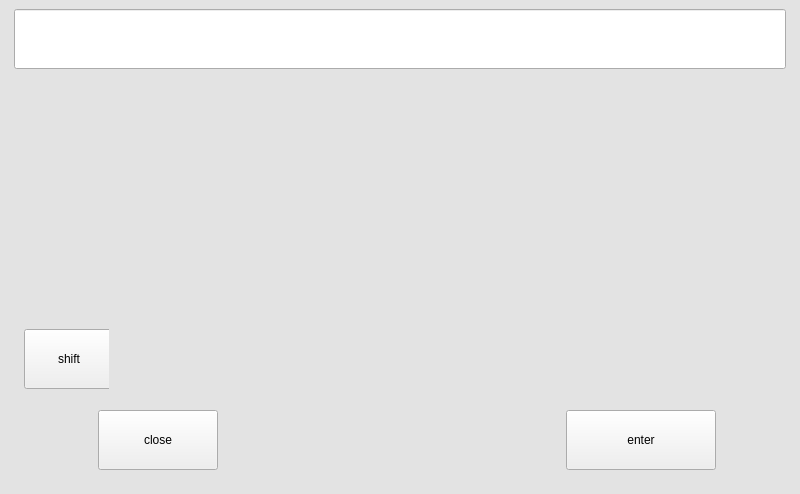
<?xml version="1.0" encoding="UTF-8"?>
<ui version="4.0">
 <class>Vkeybord</class>
 <widget class="QWidget" name="Vkeybord">
  <property name="geometry">
   <rect>
    <x>0</x>
    <y>0</y>
    <width>800</width>
    <height>494</height>
   </rect>
  </property>
  <property name="windowTitle">
   <string>Form</string>
  </property>
  <layout class="QGridLayout" name="gridLayout">
   <property name="leftMargin">
    <number>0</number>
   </property>
   <property name="topMargin">
    <number>0</number>
   </property>
   <property name="rightMargin">
    <number>0</number>
   </property>
   <property name="bottomMargin">
    <number>0</number>
   </property>
   <property name="spacing">
    <number>0</number>
   </property>
   <item row="0" column="0">
    <widget class="QWidget" name="wBg" native="true">
     <property name="styleSheet">
      <string notr="true">QWidget#wBg{background-color: rgb(227, 227, 227);}
</string>
     </property>
     <layout class="QGridLayout" name="gridLayout_2">
      <item row="0" column="0">
       <widget class="QWidget" name="widget" native="true">
        <property name="sizePolicy">
         <sizepolicy hsizetype="Preferred" vsizetype="Fixed">
          <horstretch>0</horstretch>
          <verstretch>0</verstretch>
         </sizepolicy>
        </property>
        <property name="minimumSize">
         <size>
          <width>0</width>
          <height>60</height>
         </size>
        </property>
        <property name="font">
         <font>
          <pointsize>16</pointsize>
         </font>
        </property>
        <layout class="QGridLayout" name="gridLayout_9">
         <property name="leftMargin">
          <number>5</number>
         </property>
         <property name="topMargin">
          <number>0</number>
         </property>
         <property name="rightMargin">
          <number>5</number>
         </property>
         <property name="bottomMargin">
          <number>0</number>
         </property>
         <property name="spacing">
          <number>0</number>
         </property>
         <item row="0" column="0">
          <widget class="QLineEdit" name="lineEdit">
           <property name="sizePolicy">
            <sizepolicy hsizetype="Minimum" vsizetype="Minimum">
             <horstretch>0</horstretch>
             <verstretch>0</verstretch>
            </sizepolicy>
           </property>
           <property name="font">
            <font>
             <pointsize>14</pointsize>
            </font>
           </property>
          </widget>
         </item>
        </layout>
       </widget>
      </item>
      <item row="1" column="0">
       <widget class="QWidget" name="widget_2" native="true">
        <layout class="QGridLayout" name="gridLayout_8">
         <property name="leftMargin">
          <number>0</number>
         </property>
         <property name="topMargin">
          <number>0</number>
         </property>
         <property name="rightMargin">
          <number>0</number>
         </property>
         <property name="bottomMargin">
          <number>0</number>
         </property>
         <property name="spacing">
          <number>0</number>
         </property>
         <item row="0" column="0">
          <widget class="QWidget" name="wNumber" native="true">
           <property name="minimumSize">
            <size>
             <width>0</width>
             <height>80</height>
            </size>
           </property>
           <property name="maximumSize">
            <size>
             <width>16777215</width>
             <height>80</height>
            </size>
           </property>
           <layout class="QGridLayout" name="gridLayout_3">
            <property name="leftMargin">
             <number>5</number>
            </property>
            <property name="topMargin">
             <number>5</number>
            </property>
            <property name="rightMargin">
             <number>5</number>
            </property>
            <property name="bottomMargin">
             <number>5</number>
            </property>
            <property name="spacing">
             <number>5</number>
            </property>
            <item row="0" column="0">
             <widget class="ItemKey" name="btn1" native="true"/>
            </item>
            <item row="0" column="1">
             <widget class="ItemKey" name="btn2" native="true"/>
            </item>
            <item row="0" column="2">
             <widget class="ItemKey" name="btn3" native="true"/>
            </item>
            <item row="0" column="3">
             <widget class="ItemKey" name="btn4" native="true"/>
            </item>
            <item row="0" column="4">
             <widget class="ItemKey" name="btn5" native="true"/>
            </item>
            <item row="0" column="5">
             <widget class="ItemKey" name="btn6" native="true"/>
            </item>
            <item row="0" column="6">
             <widget class="ItemKey" name="btn7" native="true"/>
            </item>
            <item row="0" column="7">
             <widget class="ItemKey" name="btn8" native="true"/>
            </item>
            <item row="0" column="8">
             <widget class="ItemKey" name="btn9" native="true"/>
            </item>
            <item row="0" column="9">
             <widget class="ItemKey" name="btn0" native="true"/>
            </item>
           </layout>
          </widget>
         </item>
         <item row="1" column="0">
          <widget class="QWidget" name="wNumber_2" native="true">
           <property name="minimumSize">
            <size>
             <width>0</width>
             <height>80</height>
            </size>
           </property>
           <property name="maximumSize">
            <size>
             <width>16777215</width>
             <height>80</height>
            </size>
           </property>
           <layout class="QGridLayout" name="gridLayout_4">
            <property name="leftMargin">
             <number>10</number>
            </property>
            <property name="topMargin">
             <number>5</number>
            </property>
            <property name="rightMargin">
             <number>10</number>
            </property>
            <property name="bottomMargin">
             <number>5</number>
            </property>
            <property name="spacing">
             <number>5</number>
            </property>
            <item row="0" column="3">
             <widget class="ItemKey" name="e" native="true">
              <property name="minimumSize">
               <size>
                <width>70</width>
                <height>0</height>
               </size>
              </property>
              <property name="maximumSize">
               <size>
                <width>70</width>
                <height>16777215</height>
               </size>
              </property>
             </widget>
            </item>
            <item row="0" column="1">
             <widget class="ItemKey" name="q" native="true">
              <property name="minimumSize">
               <size>
                <width>70</width>
                <height>0</height>
               </size>
              </property>
              <property name="maximumSize">
               <size>
                <width>70</width>
                <height>16777215</height>
               </size>
              </property>
             </widget>
            </item>
            <item row="0" column="4">
             <widget class="ItemKey" name="r" native="true">
              <property name="minimumSize">
               <size>
                <width>70</width>
                <height>0</height>
               </size>
              </property>
              <property name="maximumSize">
               <size>
                <width>70</width>
                <height>16777215</height>
               </size>
              </property>
             </widget>
            </item>
            <item row="0" column="2">
             <widget class="ItemKey" name="w" native="true">
              <property name="minimumSize">
               <size>
                <width>70</width>
                <height>0</height>
               </size>
              </property>
              <property name="maximumSize">
               <size>
                <width>70</width>
                <height>16777215</height>
               </size>
              </property>
             </widget>
            </item>
            <item row="0" column="5">
             <widget class="ItemKey" name="t" native="true">
              <property name="minimumSize">
               <size>
                <width>70</width>
                <height>0</height>
               </size>
              </property>
              <property name="maximumSize">
               <size>
                <width>70</width>
                <height>16777215</height>
               </size>
              </property>
             </widget>
            </item>
            <item row="0" column="6">
             <widget class="ItemKey" name="y" native="true">
              <property name="minimumSize">
               <size>
                <width>70</width>
                <height>0</height>
               </size>
              </property>
              <property name="maximumSize">
               <size>
                <width>70</width>
                <height>16777215</height>
               </size>
              </property>
             </widget>
            </item>
            <item row="0" column="8">
             <widget class="ItemKey" name="i" native="true">
              <property name="minimumSize">
               <size>
                <width>70</width>
                <height>0</height>
               </size>
              </property>
              <property name="maximumSize">
               <size>
                <width>70</width>
                <height>16777215</height>
               </size>
              </property>
             </widget>
            </item>
            <item row="0" column="9">
             <widget class="ItemKey" name="o" native="true">
              <property name="minimumSize">
               <size>
                <width>70</width>
                <height>0</height>
               </size>
              </property>
              <property name="maximumSize">
               <size>
                <width>70</width>
                <height>16777215</height>
               </size>
              </property>
             </widget>
            </item>
            <item row="0" column="10">
             <widget class="ItemKey" name="p" native="true">
              <property name="minimumSize">
               <size>
                <width>70</width>
                <height>0</height>
               </size>
              </property>
              <property name="maximumSize">
               <size>
                <width>70</width>
                <height>16777215</height>
               </size>
              </property>
             </widget>
            </item>
            <item row="0" column="7">
             <widget class="ItemKey" name="u" native="true">
              <property name="minimumSize">
               <size>
                <width>70</width>
                <height>0</height>
               </size>
              </property>
              <property name="maximumSize">
               <size>
                <width>70</width>
                <height>16777215</height>
               </size>
              </property>
             </widget>
            </item>
            <item row="0" column="0">
             <spacer name="horizontalSpacer">
              <property name="orientation">
               <enum>Qt::Horizontal</enum>
              </property>
              <property name="sizeType">
               <enum>QSizePolicy::Preferred</enum>
              </property>
              <property name="sizeHint" stdset="0">
               <size>
                <width>100</width>
                <height>20</height>
               </size>
              </property>
             </spacer>
            </item>
            <item row="0" column="11">
             <spacer name="horizontalSpacer_2">
              <property name="orientation">
               <enum>Qt::Horizontal</enum>
              </property>
              <property name="sizeType">
               <enum>QSizePolicy::Preferred</enum>
              </property>
              <property name="sizeHint" stdset="0">
               <size>
                <width>100</width>
                <height>20</height>
               </size>
              </property>
             </spacer>
            </item>
           </layout>
          </widget>
         </item>
         <item row="2" column="0">
          <widget class="QWidget" name="wNumber_3" native="true">
           <property name="minimumSize">
            <size>
             <width>0</width>
             <height>80</height>
            </size>
           </property>
           <property name="maximumSize">
            <size>
             <width>16777215</width>
             <height>80</height>
            </size>
           </property>
           <layout class="QGridLayout" name="gridLayout_5">
            <property name="leftMargin">
             <number>10</number>
            </property>
            <property name="topMargin">
             <number>5</number>
            </property>
            <property name="rightMargin">
             <number>10</number>
            </property>
            <property name="bottomMargin">
             <number>5</number>
            </property>
            <property name="spacing">
             <number>5</number>
            </property>
            <item row="0" column="2">
             <widget class="ItemKey" name="s" native="true">
              <property name="minimumSize">
               <size>
                <width>70</width>
                <height>0</height>
               </size>
              </property>
              <property name="maximumSize">
               <size>
                <width>70</width>
                <height>16777215</height>
               </size>
              </property>
             </widget>
            </item>
            <item row="0" column="0">
             <spacer name="horizontalSpacer_3">
              <property name="orientation">
               <enum>Qt::Horizontal</enum>
              </property>
              <property name="sizeType">
               <enum>QSizePolicy::Preferred</enum>
              </property>
              <property name="sizeHint" stdset="0">
               <size>
                <width>100</width>
                <height>20</height>
               </size>
              </property>
             </spacer>
            </item>
            <item row="0" column="4">
             <widget class="ItemKey" name="f" native="true">
              <property name="minimumSize">
               <size>
                <width>70</width>
                <height>0</height>
               </size>
              </property>
              <property name="maximumSize">
               <size>
                <width>70</width>
                <height>16777215</height>
               </size>
              </property>
             </widget>
            </item>
            <item row="0" column="5">
             <widget class="ItemKey" name="g" native="true">
              <property name="minimumSize">
               <size>
                <width>70</width>
                <height>0</height>
               </size>
              </property>
              <property name="maximumSize">
               <size>
                <width>71</width>
                <height>16777215</height>
               </size>
              </property>
             </widget>
            </item>
            <item row="0" column="6">
             <widget class="ItemKey" name="h" native="true">
              <property name="minimumSize">
               <size>
                <width>70</width>
                <height>0</height>
               </size>
              </property>
              <property name="maximumSize">
               <size>
                <width>70</width>
                <height>16777215</height>
               </size>
              </property>
             </widget>
            </item>
            <item row="0" column="7">
             <widget class="ItemKey" name="j" native="true">
              <property name="minimumSize">
               <size>
                <width>70</width>
                <height>0</height>
               </size>
              </property>
              <property name="maximumSize">
               <size>
                <width>70</width>
                <height>16777215</height>
               </size>
              </property>
             </widget>
            </item>
            <item row="0" column="8">
             <widget class="ItemKey" name="k" native="true">
              <property name="minimumSize">
               <size>
                <width>70</width>
                <height>0</height>
               </size>
              </property>
              <property name="maximumSize">
               <size>
                <width>70</width>
                <height>16777215</height>
               </size>
              </property>
             </widget>
            </item>
            <item row="0" column="3">
             <widget class="ItemKey" name="d" native="true">
              <property name="minimumSize">
               <size>
                <width>70</width>
                <height>0</height>
               </size>
              </property>
              <property name="maximumSize">
               <size>
                <width>70</width>
                <height>16777215</height>
               </size>
              </property>
             </widget>
            </item>
            <item row="0" column="9">
             <widget class="ItemKey" name="l" native="true">
              <property name="minimumSize">
               <size>
                <width>70</width>
                <height>0</height>
               </size>
              </property>
              <property name="maximumSize">
               <size>
                <width>70</width>
                <height>16777215</height>
               </size>
              </property>
             </widget>
            </item>
            <item row="0" column="10">
             <spacer name="horizontalSpacer_4">
              <property name="orientation">
               <enum>Qt::Horizontal</enum>
              </property>
              <property name="sizeType">
               <enum>QSizePolicy::Preferred</enum>
              </property>
              <property name="sizeHint" stdset="0">
               <size>
                <width>100</width>
                <height>20</height>
               </size>
              </property>
             </spacer>
            </item>
            <item row="0" column="1">
             <widget class="ItemKey" name="a" native="true">
              <property name="minimumSize">
               <size>
                <width>70</width>
                <height>0</height>
               </size>
              </property>
              <property name="maximumSize">
               <size>
                <width>70</width>
                <height>16777215</height>
               </size>
              </property>
             </widget>
            </item>
           </layout>
          </widget>
         </item>
         <item row="3" column="0">
          <widget class="QWidget" name="wNumber_4" native="true">
           <property name="minimumSize">
            <size>
             <width>0</width>
             <height>80</height>
            </size>
           </property>
           <property name="maximumSize">
            <size>
             <width>16777215</width>
             <height>80</height>
            </size>
           </property>
           <layout class="QGridLayout" name="gridLayout_6">
            <property name="leftMargin">
             <number>10</number>
            </property>
            <property name="topMargin">
             <number>5</number>
            </property>
            <property name="rightMargin">
             <number>10</number>
            </property>
            <property name="bottomMargin">
             <number>5</number>
            </property>
            <property name="spacing">
             <number>5</number>
            </property>
            <item row="0" column="0">
             <widget class="QWidget" name="widget_3" native="true">
              <property name="minimumSize">
               <size>
                <width>90</width>
                <height>0</height>
               </size>
              </property>
              <layout class="QGridLayout" name="gridLayout_10">
               <property name="leftMargin">
                <number>5</number>
               </property>
               <property name="topMargin">
                <number>5</number>
               </property>
               <property name="rightMargin">
                <number>5</number>
               </property>
               <property name="bottomMargin">
                <number>5</number>
               </property>
               <item row="0" column="0">
                <widget class="QPushButton" name="btnShift">
                 <property name="sizePolicy">
                  <sizepolicy hsizetype="Minimum" vsizetype="Minimum">
                   <horstretch>0</horstretch>
                   <verstretch>0</verstretch>
                  </sizepolicy>
                 </property>
                 <property name="minimumSize">
                  <size>
                   <width>90</width>
                   <height>0</height>
                  </size>
                 </property>
                 <property name="maximumSize">
                  <size>
                   <width>90</width>
                   <height>16777215</height>
                  </size>
                 </property>
                 <property name="text">
                  <string>shift</string>
                 </property>
                 <property name="checkable">
                  <bool>true</bool>
                 </property>
                </widget>
               </item>
              </layout>
             </widget>
            </item>
            <item row="0" column="4">
             <widget class="ItemKey" name="x" native="true">
              <property name="minimumSize">
               <size>
                <width>70</width>
                <height>0</height>
               </size>
              </property>
              <property name="maximumSize">
               <size>
                <width>70</width>
                <height>16777215</height>
               </size>
              </property>
             </widget>
            </item>
            <item row="0" column="6">
             <widget class="ItemKey" name="v" native="true">
              <property name="minimumSize">
               <size>
                <width>70</width>
                <height>0</height>
               </size>
              </property>
              <property name="maximumSize">
               <size>
                <width>70</width>
                <height>16777215</height>
               </size>
              </property>
             </widget>
            </item>
            <item row="0" column="8">
             <widget class="ItemKey" name="n" native="true">
              <property name="minimumSize">
               <size>
                <width>70</width>
                <height>0</height>
               </size>
              </property>
              <property name="maximumSize">
               <size>
                <width>70</width>
                <height>16777215</height>
               </size>
              </property>
             </widget>
            </item>
            <item row="0" column="1">
             <spacer name="horizontalSpacer_5">
              <property name="orientation">
               <enum>Qt::Horizontal</enum>
              </property>
              <property name="sizeType">
               <enum>QSizePolicy::Preferred</enum>
              </property>
              <property name="sizeHint" stdset="0">
               <size>
                <width>100</width>
                <height>20</height>
               </size>
              </property>
             </spacer>
            </item>
            <item row="0" column="10">
             <widget class="ItemKey" name="m" native="true">
              <property name="minimumSize">
               <size>
                <width>70</width>
                <height>0</height>
               </size>
              </property>
              <property name="maximumSize">
               <size>
                <width>70</width>
                <height>16777215</height>
               </size>
              </property>
             </widget>
            </item>
            <item row="0" column="5">
             <widget class="ItemKey" name="c" native="true">
              <property name="minimumSize">
               <size>
                <width>70</width>
                <height>0</height>
               </size>
              </property>
              <property name="maximumSize">
               <size>
                <width>70</width>
                <height>16777215</height>
               </size>
              </property>
             </widget>
            </item>
            <item row="0" column="7">
             <widget class="ItemKey" name="b" native="true">
              <property name="minimumSize">
               <size>
                <width>70</width>
                <height>0</height>
               </size>
              </property>
              <property name="maximumSize">
               <size>
                <width>70</width>
                <height>16777215</height>
               </size>
              </property>
             </widget>
            </item>
            <item row="0" column="3">
             <widget class="ItemKey" name="z" native="true">
              <property name="minimumSize">
               <size>
                <width>70</width>
                <height>0</height>
               </size>
              </property>
              <property name="maximumSize">
               <size>
                <width>70</width>
                <height>16777215</height>
               </size>
              </property>
             </widget>
            </item>
            <item row="0" column="11">
             <spacer name="horizontalSpacer_6">
              <property name="orientation">
               <enum>Qt::Horizontal</enum>
              </property>
              <property name="sizeType">
               <enum>QSizePolicy::Preferred</enum>
              </property>
              <property name="sizeHint" stdset="0">
               <size>
                <width>100</width>
                <height>20</height>
               </size>
              </property>
             </spacer>
            </item>
            <item row="0" column="12">
             <widget class="ItemKey" name="back" native="true">
              <property name="minimumSize">
               <size>
                <width>100</width>
                <height>0</height>
               </size>
              </property>
              <property name="maximumSize">
               <size>
                <width>100</width>
                <height>16777215</height>
               </size>
              </property>
             </widget>
            </item>
           </layout>
          </widget>
         </item>
         <item row="4" column="0">
          <widget class="QWidget" name="wNumber_5" native="true">
           <property name="minimumSize">
            <size>
             <width>0</width>
             <height>80</height>
            </size>
           </property>
           <property name="maximumSize">
            <size>
             <width>16777215</width>
             <height>80</height>
            </size>
           </property>
           <layout class="QGridLayout" name="gridLayout_7">
            <property name="leftMargin">
             <number>10</number>
            </property>
            <property name="topMargin">
             <number>5</number>
            </property>
            <property name="rightMargin">
             <number>10</number>
            </property>
            <property name="bottomMargin">
             <number>5</number>
            </property>
            <property name="spacing">
             <number>5</number>
            </property>
            <item row="0" column="1">
             <widget class="QWidget" name="widget_4" native="true">
              <property name="minimumSize">
               <size>
                <width>120</width>
                <height>0</height>
               </size>
              </property>
              <layout class="QGridLayout" name="gridLayout_11">
               <property name="leftMargin">
                <number>20</number>
               </property>
               <property name="topMargin">
                <number>5</number>
               </property>
               <property name="rightMargin">
                <number>20</number>
               </property>
               <property name="bottomMargin">
                <number>5</number>
               </property>
               <item row="0" column="0">
                <widget class="QPushButton" name="btnClose">
                 <property name="sizePolicy">
                  <sizepolicy hsizetype="Minimum" vsizetype="Minimum">
                   <horstretch>0</horstretch>
                   <verstretch>0</verstretch>
                  </sizepolicy>
                 </property>
                 <property name="minimumSize">
                  <size>
                   <width>120</width>
                   <height>0</height>
                  </size>
                 </property>
                 <property name="maximumSize">
                  <size>
                   <width>120</width>
                   <height>16777215</height>
                  </size>
                 </property>
                 <property name="text">
                  <string>close</string>
                 </property>
                </widget>
               </item>
              </layout>
             </widget>
            </item>
            <item row="0" column="2">
             <widget class="ItemKey" name="space" native="true">
              <property name="minimumSize">
               <size>
                <width>50</width>
                <height>0</height>
               </size>
              </property>
              <property name="maximumSize">
               <size>
                <width>350</width>
                <height>16777215</height>
               </size>
              </property>
             </widget>
            </item>
            <item row="0" column="5">
             <spacer name="horizontalSpacer_8">
              <property name="orientation">
               <enum>Qt::Horizontal</enum>
              </property>
              <property name="sizeType">
               <enum>QSizePolicy::Fixed</enum>
              </property>
              <property name="sizeHint" stdset="0">
               <size>
                <width>40</width>
                <height>20</height>
               </size>
              </property>
             </spacer>
            </item>
            <item row="0" column="0">
             <spacer name="horizontalSpacer_7">
              <property name="orientation">
               <enum>Qt::Horizontal</enum>
              </property>
              <property name="sizeType">
               <enum>QSizePolicy::Fixed</enum>
              </property>
              <property name="sizeHint" stdset="0">
               <size>
                <width>40</width>
                <height>20</height>
               </size>
              </property>
             </spacer>
            </item>
            <item row="0" column="4">
             <widget class="QWidget" name="widget_5" native="true">
              <property name="minimumSize">
               <size>
                <width>150</width>
                <height>0</height>
               </size>
              </property>
              <layout class="QGridLayout" name="gridLayout_12">
               <property name="leftMargin">
                <number>20</number>
               </property>
               <property name="topMargin">
                <number>5</number>
               </property>
               <property name="rightMargin">
                <number>20</number>
               </property>
               <property name="bottomMargin">
                <number>5</number>
               </property>
               <item row="0" column="0">
                <widget class="QPushButton" name="btnEnter">
                 <property name="sizePolicy">
                  <sizepolicy hsizetype="Minimum" vsizetype="Minimum">
                   <horstretch>0</horstretch>
                   <verstretch>0</verstretch>
                  </sizepolicy>
                 </property>
                 <property name="minimumSize">
                  <size>
                   <width>150</width>
                   <height>0</height>
                  </size>
                 </property>
                 <property name="maximumSize">
                  <size>
                   <width>150</width>
                   <height>16777215</height>
                  </size>
                 </property>
                 <property name="text">
                  <string>enter</string>
                 </property>
                </widget>
               </item>
              </layout>
             </widget>
            </item>
            <item row="0" column="3">
             <widget class="ItemKey" name="end" native="true">
              <property name="minimumSize">
               <size>
                <width>70</width>
                <height>70</height>
               </size>
              </property>
              <property name="maximumSize">
               <size>
                <width>70</width>
                <height>70</height>
               </size>
              </property>
             </widget>
            </item>
           </layout>
          </widget>
         </item>
        </layout>
       </widget>
      </item>
     </layout>
    </widget>
   </item>
  </layout>
 </widget>
 <customwidgets>
  <customwidget>
   <class>ItemKey</class>
   <extends>QWidget</extends>
   <header>ItemKey.h</header>
   <container>1</container>
  </customwidget>
 </customwidgets>
 <resources/>
 <connections/>
</ui>
